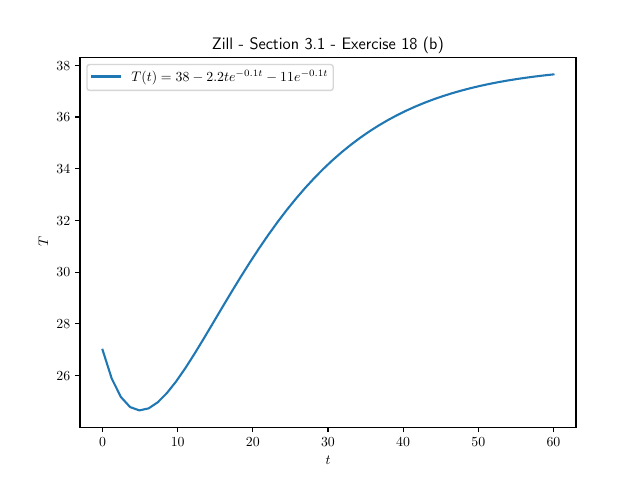

This chart was generated by the following Python code:
# Zill - Differential Equations with Boundary-Value Problems
# Section 3.1: Exercise 18 (b)
import numpy as np
import matplotlib
matplotlib.rcParams['text.usetex'] = True
import matplotlib.pyplot as plt

# sample of interval t in I = (0, inf) where t = time
t = np.linspace(0.0, 60.0)

# define function T(t) where T = temperature
def T(t):
    return 38.0 - 2.2*t*np.exp(-0.1*t) - 11.0*np.exp(-0.1*t)

# plot figure and axes
fig, ax = plt.subplots()
solution = ax.plot(t, T(t), label=r"$T(t) = 38 - 2.2te^{-0.1t} - 11e^{-0.1t}$")

# add title and label
ax.set_title("Zill - Section 3.1 - Exercise 18 (b)")
ax.set_xlabel("$t$")
ax.set_ylabel("$T$")
ax.legend()

# show plot
plt.show()

# save plot
fig.savefig("ch03_01_ex18_b.pdf")
